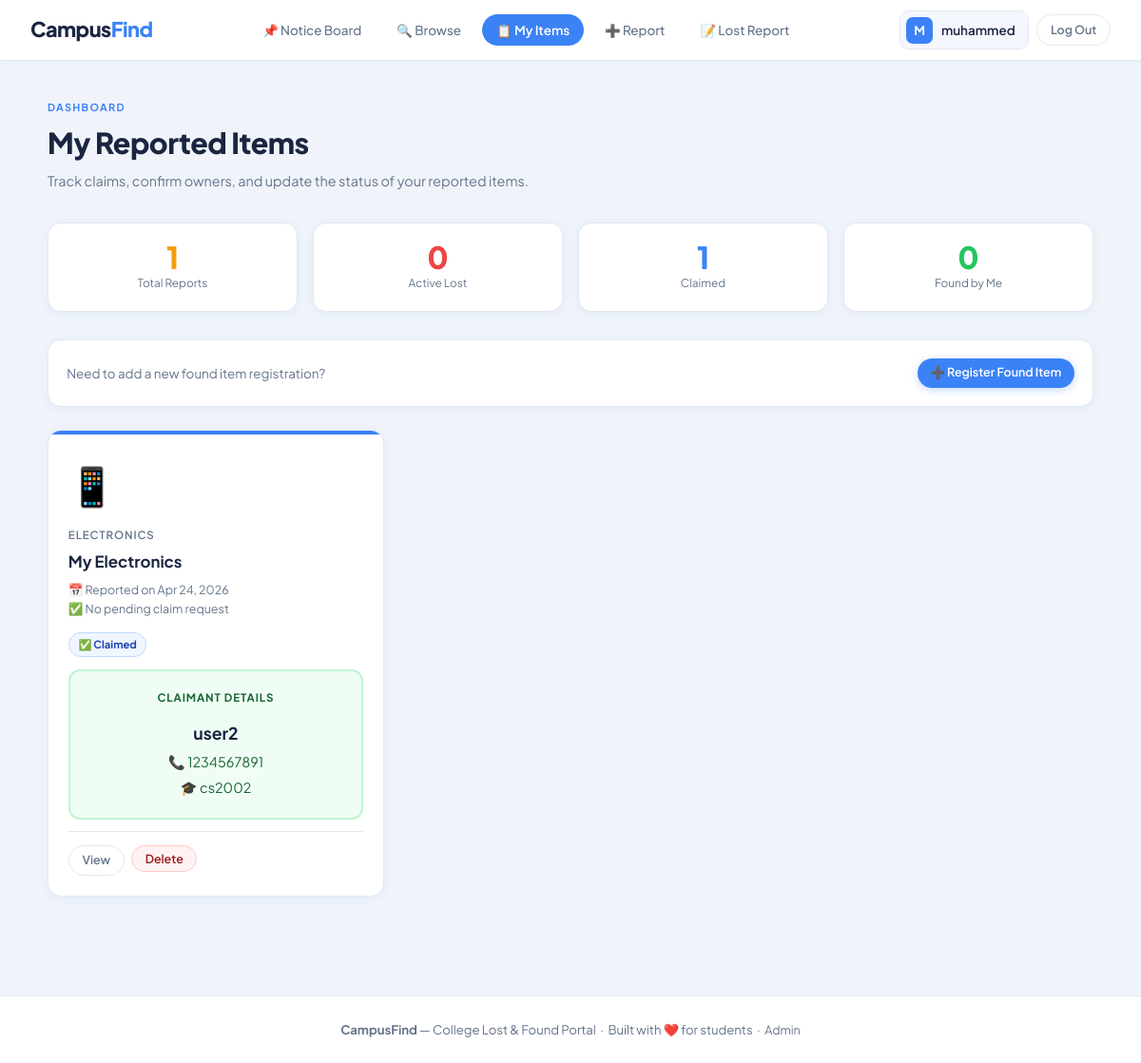
/pages/dashboard.php (signed in), run on the app's committed database.
### tables this page shows
CREATE TABLE `users` (
  `id` int(11) NOT NULL,
  `name` varchar(100) NOT NULL,
  `email` varchar(100) NOT NULL,
  `phone` varchar(20) NOT NULL,
  `roll_number` varchar(20) NOT NULL,
  `department` varchar(50) NOT NULL,
  `password` varchar(255) NOT NULL,
  `joined_at` datetime DEFAULT current_timestamp()
);

CREATE TABLE `items` (
  `id` int(11) NOT NULL,
  `category` varchar(50) NOT NULL,
  `status` enum('lost','claimed','found') DEFAULT 'lost',
  `reported_by` int(11) NOT NULL,
  `claimed_by` int(11) DEFAULT NULL,
  `claim_pending` int(11) DEFAULT NULL,
  `created_at` datetime DEFAULT current_timestamp(),
  `updated_at` datetime DEFAULT current_timestamp() ON UPDATE current_timestamp()
);

### config/db.php (called while the page is built, shortened)
<?php
function getCategoryEmoji($cat) {
    $map = [
        'Electronics'     => '📱',
        'Stationery'      => '✏️',
        'Clothing'        => '👕',
        'Accessories'     => '💍',
        'ID / Documents'  => '🪪',
        'Books'           => '📚',
        'Keys'            => '🔑',
        'Bags'            => '👜',
        'Sports Equipment'=> '⚽',
        'Wallet / Purse'  => '👛',
        'Water Bottle'    => '🍶',
        'Other'           => '📦',
    ];
    return $map[$cat] ?? '📦';
}
?>

### pages/dashboard.php (the view, shortened to what this page needs)
<?php
require_once __DIR__ . '/../includes/header.php';
$stmt = $pdo->prepare('
    SELECT i.*, c.name AS claimant_name, c.phone AS claimant_phone, c.roll_number AS claimant_roll
    FROM items i
    LEFT JOIN users c ON i.claimed_by = c.id
    WHERE i.reported_by = ?
    ORDER BY i.created_at DESC
');
$stmt->execute([$_SESSION['user_id']]);
$items = $stmt->fetchAll();
$totalItems = count($items);
$lostCount = 0;
$claimedCount = 0;
$foundCount = 0;
foreach ($items as $it) {
    if ($it['status'] === 'lost') {
        $lostCount++;
    } elseif ($it['status'] === 'claimed') {
        $claimedCount++;
    } elseif ($it['status'] === 'found') {
        $foundCount++;
    }
}
?>
<div class="page-hdr">
  <div class="page-tag">Dashboard</div>
  <h1>My Reported Items</h1>
  <p>Track claims, confirm owners, and update the status of your reported items.</p>
</div>
<div class="stats-row">
  <div class="stat-card"><div class="stat-num c-yellow"><?= $totalItems ?></div><div class="stat-lbl">Total Reports</div></div>
  <div class="stat-card"><div class="stat-num c-red"><?= $lostCount ?></div><div class="stat-lbl">Active Lost</div></div>
  <div class="stat-card"><div class="stat-num c-blue"><?= $claimedCount ?></div><div class="stat-lbl">Claimed</div></div>
  <div class="stat-card"><div class="stat-num c-green"><?= $foundCount ?></div><div class="stat-lbl">Found by Me</div></div>
</div>
<div class="card card-sm" style="margin-bottom:1.5rem;display:flex;align-items:center;justify-content:space-between;gap:.75rem;flex-wrap:wrap">
  <div class="text-muted text-sm">Need to add a new found item registration?</div>
  <a href="/campusfind/items/report.php" class="btn btn-primary btn-sm">➕ Register Found Item</a>
</div>
<?php if (empty($items)): ?>
  <div class="empty">
    <div class="empty-icon">📭</div>
    <h3>No reports yet</h3>
    <p>You have not registered any found items so far.</p>
    <a href="/campusfind/items/report.php" class="btn btn-primary" style="margin-top:1.2rem">Create First Report</a>
  </div>
<?php else: ?>
  <div class="items-grid">
    <?php foreach ($items as $item): ?>
      <div class="item-card">
        <div class="item-card-top <?= $item['status'] === 'claimed' ? 'claimed' : ($item['status'] === 'found' ? 'found' : 'lost') ?>"></div>
        <div class="item-card-body">
          <div class="item-card-emoji"><?= getCategoryEmoji($item['category']) ?></div>
          <div class="item-card-cat"><?= htmlspecialchars($item['category']) ?></div>
          <div class="item-card-name">My <?= htmlspecialchars($item['category']) ?></div>
          <div class="item-card-meta">
            📅 Reported on <?= date('M j, Y', strtotime($item['created_at'])) ?><br/>
            <?php if ($item['claim_pending']): ?>
              ⏳ Claim request pending review
            <?php else: ?>
              ✅ No pending claim request
            <?php endif; ?>
          </div>
          <div style="display:flex;gap:.45rem;flex-wrap:wrap;margin-bottom:.8rem">
            <?php if ($item['status'] === 'lost'): ?>
              <span class="badge badge-lost">🔴 Lost</span>
            <?php elseif ($item['status'] === 'claimed'): ?>
              <span class="badge badge-claimed">✅ Claimed</span>
            <?php else: ?>
              <span class="badge badge-found">🟢 Found</span>
            <?php endif; ?>
          </div>
          <?php if ($item['status'] === 'claimed' && $item['claimant_name']): ?>
            <div class="contact-box" style="margin-bottom:.8rem">
              <div class="contact-label">Claimant Details</div>
              <div class="contact-name"><?= htmlspecialchars($item['claimant_name']) ?></div>
              <div class="contact-detail">📞 <?= htmlspecialchars($item['claimant_phone']) ?></div>
              <div class="contact-detail">🎓 <?= htmlspecialchars($item['claimant_roll']) ?></div>
            </div>
          <?php endif; ?>
          <div class="item-card-footer" style="align-items:flex-start">
            <div style="display:flex;gap:.45rem;flex-wrap:wrap">
              <a href="/campusfind/pages/item-detail.php?id=<?= $item['id'] ?>" class="btn btn-ghost btn-sm">View</a>
              <form method="POST" action="/campusfind/items/update-status.php" onsubmit="return confirm('Delete this report?');">
                <button type="submit" class="btn btn-red btn-sm">Delete</button>
              </form>
            </div>
          </div>
        </div>
      </div>
    <?php endforeach; ?>
  </div>
<?php endif; ?>
<?php require_once __DIR__ . '/../includes/footer.php'; ?>

### includes/header.php (shortened to what this page needs)
<?php
require_once __DIR__ . '/../config/db.php';
$currentUser = null;
if (isLoggedIn()) {
    $stmt = $pdo->prepare('SELECT * FROM users WHERE id = ?');
    $stmt->execute([$_SESSION['user_id']]);
    $currentUser = $stmt->fetch();
}
$currentPage = basename($_SERVER['PHP_SELF']);
?>
<!DOCTYPE html>
<html lang="en">
<head>
  <link rel="stylesheet" href="/campusfind/assets/css/style.css"/>
</head>
<body>
<nav class="nav">
  <a href="/campusfind/pages/home.php" class="nav-logo">Campus<span>Find</span></a>
  <div class="nav-links">
    <?php if ($currentUser): ?>
      <a href="/campusfind/pages/notice-board.php" class="nav-link <?= $currentPage === 'notice-board.php' ? 'active' : '' ?>">📌 Notice Board</a>
      <a href="/campusfind/pages/home.php"      class="nav-link <?= $currentPage === 'home.php'      ? 'active' : '' ?>">🔍 Browse</a>
      <a href="/campusfind/pages/dashboard.php" class="nav-link <?= $currentPage === 'dashboard.php' ? 'active' : '' ?>">📋 My Items</a>
      <a href="/campusfind/items/report.php"    class="nav-link <?= $currentPage === 'report.php'    ? 'active' : '' ?>">➕ Report</a>
      <a href="/campusfind/items/report-lost.php" class="nav-link <?= $currentPage === 'report-lost.php' ? 'active' : '' ?>">📝 Lost Report</a>
    <?php endif; ?>
  </div>
  <?php if ($currentUser): ?>
  <div class="flex gap-sm" style="align-items:center">
    <div class="nav-user">
      <div class="nav-avatar"><?= strtoupper(substr($currentUser['name'], 0, 1)) ?></div>
      <span style="font-weight:600;font-size:.84rem"><?= htmlspecialchars(explode(' ', $currentUser['name'])[0]) ?></span>
    </div>
    <a href="/campusfind/auth/logout.php" class="btn btn-ghost btn-sm">Log Out</a>
  </div>
  <?php endif; ?>
</nav>
<div class="container page-wrap">

### data on the page
users: name "M", name "muhammed"
items: category "📱", category "ELECTRONICS", category "Electronics", created_at "Apr 24, 2026", shows "✅ No pending claim request", status "✅ Claimed", claimed_by.name "user2", claimed_by.phone "1234567891", claimed_by.roll_number "cs2002"

### other printed values
$totalItems "1"
$lostCount "0"
$claimedCount "1"
$foundCount "0"
